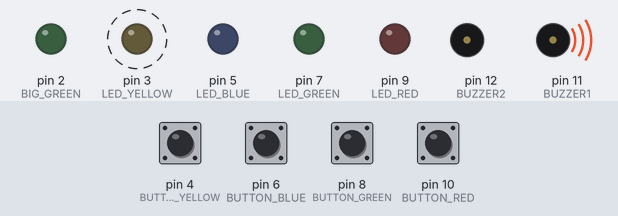
Bench run of a sketch on a simulated Arduino Uno, built with avr-gcc and run on an emulated ATmega328P. Parts: output pins drawn as LEDs (lit = HIGH), buzzer (waves = sounding, pin HIGH). Dashed ring = blinking. Inputs (shaded band) come from the test bench; at power-on: pin 4 (BUTTON_YELLOW), pin 6 (BUTTON_BLUE), pin 8 (BUTTON_GREEN), pin 10 (BUTTON_RED) HIGH. Random numbers use the default seed unless the sketch sets one.

Above: at 1.2 s.
1.3 s: pin 4 (BUTTON_YELLOW) pulled LOW for 0.15 s
At 3.3 s:
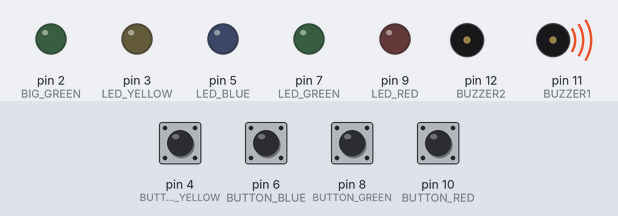
4.3 s: pin 6 (BUTTON_BLUE) pulled LOW for 0.15 s
At 5.56 s:
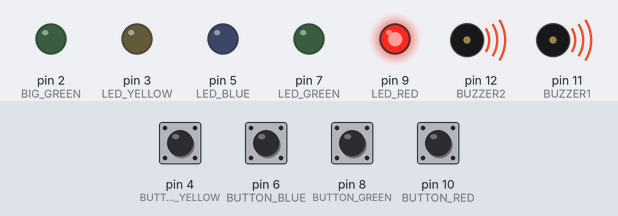
7.3 s: pin 8 (BUTTON_GREEN) pulled LOW for 0.15 s
At 8.56 s:
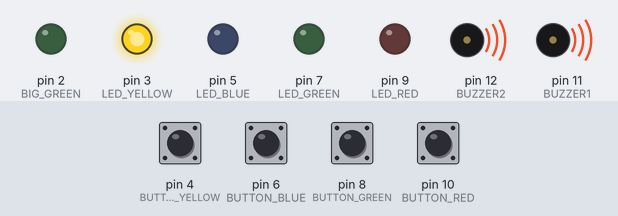
10.3 s: pin 8 (BUTTON_GREEN) pulled LOW for 1 s
At 11.8 s:
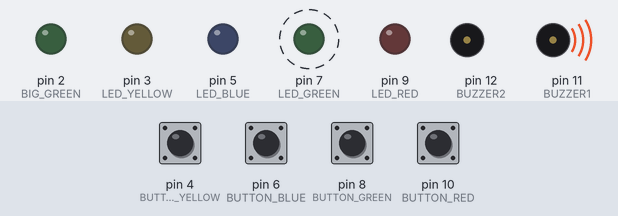
13.3 s: pin 4 (BUTTON_YELLOW) pulled LOW for 1 s
Timing chart, 0 to 17.0 s (numbered marks = the images above; inputs shaded):
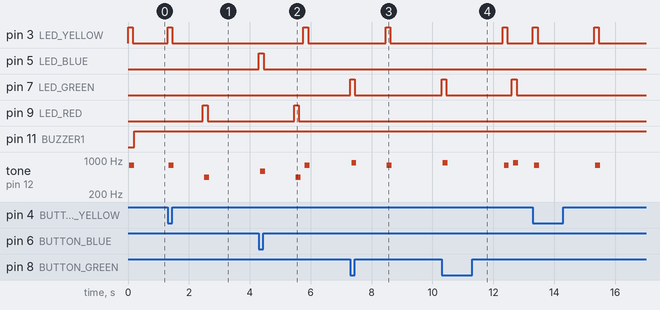

Measured:
- after the input at 1.3 s, pin 9 (LED_RED): LOW → HIGH after 1.2 s, → LOW 0.15 s later
- after the input at 4.3 s, pin 3 (LED_YELLOW): LOW → HIGH after 1.5 s, → LOW 0.15 s later; pin 5 (LED_BLUE): LOW → HIGH at once, → LOW 0.15 s later
- after the input at 7.3 s, pin 7 (LED_GREEN): LOW → HIGH at once, → LOW 0.15 s later
- after the input at 10.3 s, pin 7 (LED_GREEN): alternates HIGH for 0.15 s and LOW for 2.2 s, starting at once
- by itself, tone on pin 12 (BUZZER2): alternates 774 Hz for 0.16 s and silent for 1.9 s

The sketch:

simon_dice.ino
```cpp
/*
 SparkFun Inventor's Kit
 Example sketch 16
 Spark Fun Electronics
 Oct. 7, 2014

 Simon Says is a memory game. Start the game by pressing one of the four buttons. When a button lights up,
 press the button, repeating the sequence. The sequence will get longer and longer. The game is won after
 13 rounds.

 Generates random sequence, plays music, and displays button lights.

 Simon tones from Wikipedia
 - A (red, upper left) - 440Hz - 2.272ms - 1.136ms pulse
 - a (green, upper right, an octave higher than A) - 880Hz - 1.136ms,
 0.568ms pulse
 - D (blue, lower left, a perfect fourth higher than the upper left)
 587.33Hz - 1.702ms - 0.851ms pulse
 - G (yellow, lower right, a perfect fourth higher than the lower left) -
 784Hz - 1.276ms - 0.638ms pulse

 Simon Says game originally written in C for the PIC16F88.
 Ported for the ATmega168, then ATmega328, then Arduino 1.0.
 Fixes and cleanup by Joshua Neal <joshua[at]trochotron.com>

 This sketch was written by SparkFun Electronics,
 with lots of help from the Arduino community.
 This code is completely free for any use.
 Visit http://www.arduino.cc to learn about the Arduino.
 */

/*************************************************
* Public Constants
*************************************************/
#define NOTE_B0 31
#define NOTE_C1 33
#define NOTE_CS1 35
#define NOTE_D1 37
#define NOTE_DS1 39
#define NOTE_E1 41
#define NOTE_F1 44
#define NOTE_FS1 46
#define NOTE_G1 49
#define NOTE_GS1 52
#define NOTE_A1 55
#define NOTE_AS1 58
#define NOTE_B1 62
#define NOTE_C2 65
#define NOTE_CS2 69
#define NOTE_D2 73
#define NOTE_DS2 78
#define NOTE_E2 82
#define NOTE_F2 87
#define NOTE_FS2 93
#define NOTE_G2 98
#define NOTE_GS2 104
#define NOTE_A2 110
#define NOTE_AS2 117
#define NOTE_B2 123
#define NOTE_C3 131
#define NOTE_CS3 139
#define NOTE_D3 147
#define NOTE_DS3 156
#define NOTE_E3 165
#define NOTE_F3 175
#define NOTE_FS3 185
#define NOTE_G3 196
#define NOTE_GS3 208
#define NOTE_A3 220
#define NOTE_AS3 233
#define NOTE_B3 247
#define NOTE_C4 262
#define NOTE_CS4 277
#define NOTE_D4 294
#define NOTE_DS4 311
#define NOTE_E4 330
#define NOTE_F4 349
#define NOTE_FS4 370
#define NOTE_G4 392
#define NOTE_GS4 415
#define NOTE_A4 440
#define NOTE_AS4 466
#define NOTE_B4 494
#define NOTE_C5 523
#define NOTE_CS5 554
#define NOTE_D5 587
#define NOTE_DS5 622
#define NOTE_E5 659
#define NOTE_F5 698
#define NOTE_FS5 740
#define NOTE_G5 784
#define NOTE_GS5 831
#define NOTE_A5 880
#define NOTE_AS5 932
#define NOTE_B5 988
#define NOTE_C6 1047
#define NOTE_CS6 1109
#define NOTE_D6 1175
#define NOTE_DS6 1245
#define NOTE_E6 1319
#define NOTE_F6 1397
#define NOTE_FS6 1480
#define NOTE_G6 1568
#define NOTE_GS6 1661
#define NOTE_A6 1760
#define NOTE_AS6 1865
#define NOTE_B6 1976
#define NOTE_C7 2093
#define NOTE_CS7 2217
#define NOTE_D7 2349
#define NOTE_DS7 2489
#define NOTE_E7 2637
#define NOTE_F7 2794
#define NOTE_FS7 2960
#define NOTE_G7 3136
#define NOTE_GS7 3322
#define NOTE_A7 3520
#define NOTE_AS7 3729
#define NOTE_B7 3951
#define NOTE_C8 4186
#define NOTE_CS8 4435
#define NOTE_D8 4699
#define NOTE_DS8 4978

#define CHOICE_OFF      0 //Used to control LEDs
#define CHOICE_NONE     0 //Used to check buttons
#define CHOICE_RED  (1 << 0)
#define CHOICE_GREEN    (1 << 1)
#define CHOICE_BLUE (1 << 2)
#define CHOICE_YELLOW   (1 << 3)

#define LED_RED     9
#define LED_GREEN   7
#define LED_BLUE    5
#define LED_YELLOW  3
#define BIG_GREEN  2

// Button pin definitions
#define BUTTON_RED    10
#define BUTTON_GREEN  8
#define BUTTON_BLUE   6
#define BUTTON_YELLOW 4


// Buzzer pin definitions
#define BUZZER1  11
#define BUZZER2  12

// Define game parameters
#define ROUNDS_TO_WIN      6 //Number of rounds to succesfully remember before you win. 13 is do-able.
#define ENTRY_TIME_LIMIT   3000 //Amount of time to press a button before game times out. 3000ms = 3 sec

#define MODE_MEMORY  0
#define MODE_BATTLE  1
#define MODE_BEEGEES 2

// Game state variables
byte gameMode = MODE_MEMORY; //By default, let's play the memory game
byte gameBoard[32]; //Contains the combination of buttons as we advance
byte correctInputs[32];
byte gameRound = 0; //Counts the number of succesful rounds the player has made it through
bool won = false;

void setup()
{
  //Setup hardware inputs/outputs. These pins are defined in the hardware_versions header file

  //Enable pull ups on inputs
  pinMode(BUTTON_RED, INPUT_PULLUP);
  pinMode(BUTTON_GREEN, INPUT_PULLUP);
  pinMode(BUTTON_BLUE, INPUT_PULLUP);
  pinMode(BUTTON_YELLOW, INPUT_PULLUP);

  pinMode(LED_RED, OUTPUT);
  pinMode(LED_GREEN, OUTPUT);
  pinMode(LED_BLUE, OUTPUT);
  pinMode(LED_YELLOW, OUTPUT);
  pinMode(BIG_GREEN, OUTPUT);
  digitalWrite(BIG_GREEN, LOW);

  pinMode(BUZZER1, OUTPUT);
  pinMode(BUZZER2, OUTPUT);

  //Mode checking
  gameMode = MODE_MEMORY; // By default, we're going to play the memory game
}

void loop()
{
  //attractMode(); // Blink lights while waiting for user to press a button

  // Indicate the start of game play
 // setLEDs(CHOICE_RED | CHOICE_GREEN | CHOICE_BLUE | CHOICE_YELLOW); // Turn all LEDs on
  //delay(1000);
 // setLEDs(CHOICE_OFF); // Turn off LEDs
 // delay(250);

    // Play memory game and handle result
    if (!won && play_memory() == true)
      play_winner(); // Player won, play winner tones
    else
      play_loser(); // Player lost, play loser tones
}

//-=-=-=-=-=-=-=-=-=-=-=-=-=-=-=-=-=-=-=-=-=-=-=-=-=-=-=-=-=-=
//The following functions are related to game play only

// Play the regular memory game
// Returns 0 if player loses, or 1 if player wins
boolean play_memory(void)
{
  randomSeed(millis()); // Seed the random generator with random amount of millis()

  gameRound = 0; // Reset the game to the beginning

  while (gameRound < ROUNDS_TO_WIN)
  {
    add_to_moves(); // Add a button to the current moves, then play them back

    playMoves(); // Play back the current game board

    // Then require the player to repeat the sequence.
    for (byte currentMove = 0 ; currentMove < gameRound ; currentMove++)
    {
      byte choice = wait_for_button(); // See what button the user presses

      if (choice == 0) {
        currentMove--;
        playMoves();
      } else {
         if (choice != correctInputs[currentMove]) return false; // If the choice is incorect, player loses
      }
    }

    delay(1000); // Player was correct, delay before playing moves
  }

  return true; // Player made it through all the rounds to win!
}

// Plays the current contents of the game moves
void playMoves(void)
{
  for (byte currentMove = 0 ; currentMove < gameRound ; currentMove++)
  {
    toner(gameBoard[currentMove], 150);

    // Wait some amount of time between button playback
    // Shorten this to make game harder
    delay(150); // 150 works well. 75 gets fast.
  }
}

// Adds a new random button to the game sequence, by sampling the timer
void add_to_moves(void)
{
  byte newButton = random(0, 4); //min (included), max (exluded)


  // We have to convert this number, 0 to 3, to CHOICEs
  if(newButton == 0) newButton = CHOICE_RED;
  else if(newButton == 1) newButton = CHOICE_GREEN;
  else if(newButton == 2) newButton = CHOICE_BLUE;
  else if(newButton == 3) newButton = CHOICE_YELLOW;

  gameBoard[gameRound] = newButton; // Add this new button to the game array
  correctInputs[gameRound++] = debug(newButton);
}

int debug(int button) {
  if(button == CHOICE_RED)return CHOICE_BLUE;
  else if(button == CHOICE_GREEN) return CHOICE_YELLOW;
  else if(button == CHOICE_BLUE) return CHOICE_RED;
  else if(button == CHOICE_YELLOW) return CHOICE_GREEN;
}

//-=-=-=-=-=-=-=-=-=-=-=-=-=-=-=-=-=-=-=-=-=-=-=-=-=-=-=-=-=-=
//The following functions control the hardware

// Lights a given LEDs
// Pass in a byte that is made up from CHOICE_RED, CHOICE_YELLOW, etc
void setLEDs(byte leds)
{
  if ((leds & CHOICE_RED) != 0)
    digitalWrite(LED_RED, HIGH);
  else
    digitalWrite(LED_RED, LOW);

  if ((leds & CHOICE_GREEN) != 0)
    digitalWrite(LED_GREEN, HIGH);
  else
    digitalWrite(LED_GREEN, LOW);

  if ((leds & CHOICE_BLUE) != 0)
    digitalWrite(LED_BLUE, HIGH);
  else
    digitalWrite(LED_BLUE, LOW);

  if ((leds & CHOICE_YELLOW) != 0)
    digitalWrite(LED_YELLOW, HIGH);
  else
    digitalWrite(LED_YELLOW, LOW);
}

// Wait for a button to be pressed.
// Returns one of LED colors (LED_RED, etc.) if successful, 0 if timed out
byte wait_for_button(void)
{
  long startTime = millis(); // Remember the time we started the this loop

  while ( (millis() - startTime) < ENTRY_TIME_LIMIT) // Loop until too much time has passed
  {
    byte button = checkButton();

    if (button != CHOICE_NONE)
    {
      toner(button, 150); // Play the button the user just pressed

      while(checkButton() != CHOICE_NONE) ;  // Now let's wait for user to release button

      delay(10); // This helps with debouncing and accidental double taps

      return button;
    }

  }

  return CHOICE_NONE; // If we get here, we've timed out!
}

// Returns a '1' bit in the position corresponding to CHOICE_RED, CHOICE_GREEN, etc.
byte checkButton(void)
{
  if (digitalRead(BUTTON_RED) == 0) return(CHOICE_RED);
  else if (digitalRead(BUTTON_GREEN) == 0) return(CHOICE_GREEN);
  else if (digitalRead(BUTTON_BLUE) == 0) return(CHOICE_BLUE);
  else if (digitalRead(BUTTON_YELLOW) == 0) return(CHOICE_YELLOW);

  return(CHOICE_NONE); // If no button is pressed, return none
}

// Light an LED and play tone
// Red, upper left:     440Hz - 2.272ms - 1.136ms pulse
// Green, upper right:  880Hz - 1.136ms - 0.568ms pulse
// Blue, lower left:    587.33Hz - 1.702ms - 0.851ms pulse
// Yellow, lower right: 784Hz - 1.276ms - 0.638ms pulse
void toner(byte which, int buzz_length_ms)
{
  setLEDs(which); //Turn on a given LED

  //Play the sound associated with the given LED
  switch(which)
  {
  case CHOICE_RED:
    buzz_sound(buzz_length_ms, 1136);
    break;
  case CHOICE_GREEN:
    buzz_sound(buzz_length_ms, 568);
    break;
  case CHOICE_BLUE:
    buzz_sound(buzz_length_ms, 851);
    break;
  case CHOICE_YELLOW:
    buzz_sound(buzz_length_ms, 638);
    break;
  }

  setLEDs(CHOICE_OFF); // Turn off all LEDs
}

// Toggle buzzer every buzz_delay_us, for a duration of buzz_length_ms.
void buzz_sound(int buzz_length_ms, int buzz_delay_us)
{
  // Convert total play time from milliseconds to microseconds
  long buzz_length_us = buzz_length_ms * (long)1000;

  // Loop until the remaining play time is less than a single buzz_delay_us
  while (buzz_length_us > (buzz_delay_us * 2))
  {
    buzz_length_us -= buzz_delay_us * 2; //Decrease the remaining play time

    // Toggle the buzzer at various speeds
    digitalWrite(BUZZER1, LOW);
    digitalWrite(BUZZER2, HIGH);
    delayMicroseconds(buzz_delay_us);

    digitalWrite(BUZZER1, HIGH);
    digitalWrite(BUZZER2, LOW);
    delayMicroseconds(buzz_delay_us);
  }
}

// Play the winner sound and lights
void play_winner(void)
{
  digitalWrite(BIG_GREEN, HIGH);
  won = true;
}

// Play the winner sound
// This is just a unique (annoying) sound we came up with, there is no magic to it
void winner_sound(void)
{
  // Toggle the buzzer at various speeds
  for (byte x = 250 ; x > 70 ; x--)
  {
    for (byte y = 0 ; y < 3 ; y++)
    {
      digitalWrite(BUZZER2, HIGH);
      digitalWrite(BUZZER1, LOW);
      delayMicroseconds(x);

      digitalWrite(BUZZER2, LOW);
      digitalWrite(BUZZER1, HIGH);
      delayMicroseconds(x);
    }
  }
}

// Play the loser sound/lights
void play_loser(void)
{
 delay(1000);
}

// Show an "attract mode" display while waiting for user to press button.
void attractMode(void)
{
  while(1)
  {
    setLEDs(CHOICE_RED);
    delay(100);
    if (checkButton() != CHOICE_NONE) return;

    setLEDs(CHOICE_BLUE);
    delay(100);
    if (checkButton() != CHOICE_NONE) return;

    setLEDs(CHOICE_GREEN);
    delay(100);
    if (checkButton() != CHOICE_NONE) return;

    setLEDs(CHOICE_YELLOW);
    delay(100);
    if (checkButton() != CHOICE_NONE) return;
  }
}

//-=-=-=-=-=-=-=-=-=-=-=-=-=-=-=-=-=-=-=-=-=-=-=-=-=-=-=-=-=-=
// The following functions are related to Beegees Easter Egg only

// Notes in the melody. Each note is about an 1/8th note, "0"s are rests.
int melody[] = {
  NOTE_G4, NOTE_A4, 0, NOTE_C5, 0, 0, NOTE_G4, 0, 0, 0,
  NOTE_E4, 0, NOTE_D4, NOTE_E4, NOTE_G4, 0,
  NOTE_D4, NOTE_E4, 0, NOTE_G4, 0, 0,
  NOTE_D4, 0, NOTE_E4, 0, NOTE_G4, 0, NOTE_A4, 0, NOTE_C5, 0};

int noteDuration = 115; // This essentially sets the tempo, 115 is just about right for a disco groove :)
int LEDnumber = 0; // Keeps track of which LED we are on during the beegees loop

// Do nothing but play bad beegees music
// This function is activated when user holds bottom right button during power up
void play_beegees()
{
  //Turn on the bottom right (yellow) LED
  setLEDs(CHOICE_YELLOW);
  toner(CHOICE_YELLOW, 150);

  setLEDs(CHOICE_RED | CHOICE_GREEN | CHOICE_BLUE); // Turn on the other LEDs until you release button

  while(checkButton() != CHOICE_NONE) ; // Wait for user to stop pressing button

  setLEDs(CHOICE_NONE); // Turn off LEDs

  delay(1000); // Wait a second before playing song

  digitalWrite(BUZZER1, LOW); // setup the "BUZZER1" side of the buzzer to stay low, while we play the tone on the other pin.

  while(checkButton() == CHOICE_NONE) //Play song until you press a button
  {
    // iterate over the notes of the melody:
    for (int thisNote = 0; thisNote < 32; thisNote++) {
      changeLED();
      tone(BUZZER2, melody[thisNote],noteDuration);
      // to distinguish the notes, set a minimum time between them.
      // the note's duration + 30% seems to work well:
      int pauseBetweenNotes = noteDuration * 1.30;
      delay(pauseBetweenNotes);
      // stop the tone playing:
      noTone(BUZZER2);
    }
  }
}

// Each time this function is called the board moves to the next LED
void changeLED(void)
{
  setLEDs(1 << LEDnumber); // Change the LED

  LEDnumber++; // Goto the next LED
  if(LEDnumber > 3) LEDnumber = 0; // Wrap the counter if needed
}
```
